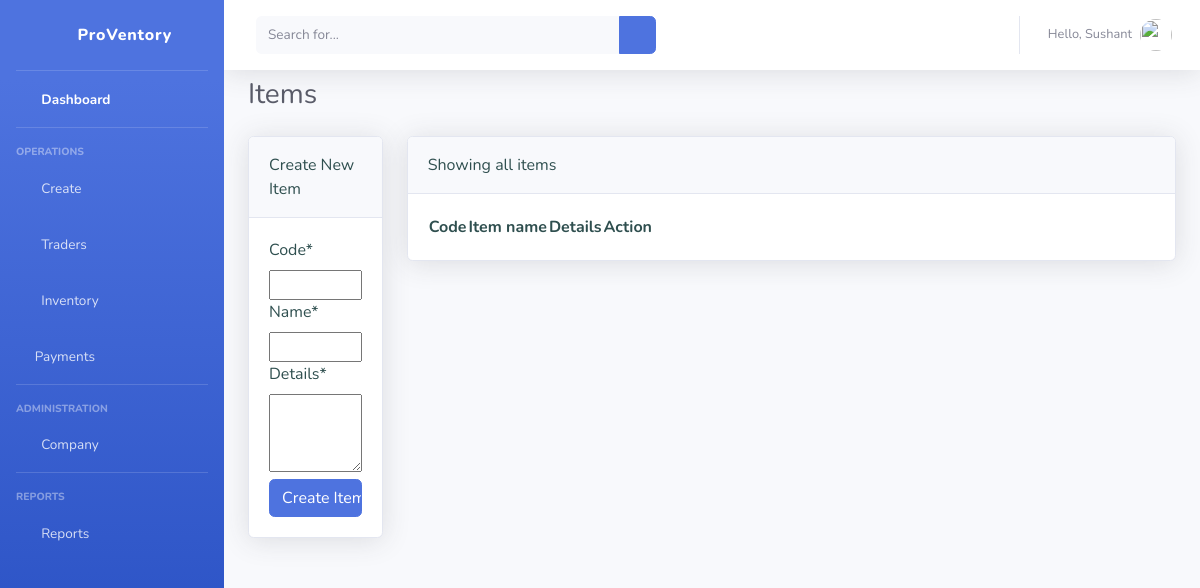
Before: /view-item/ (signed in) with the older database file.
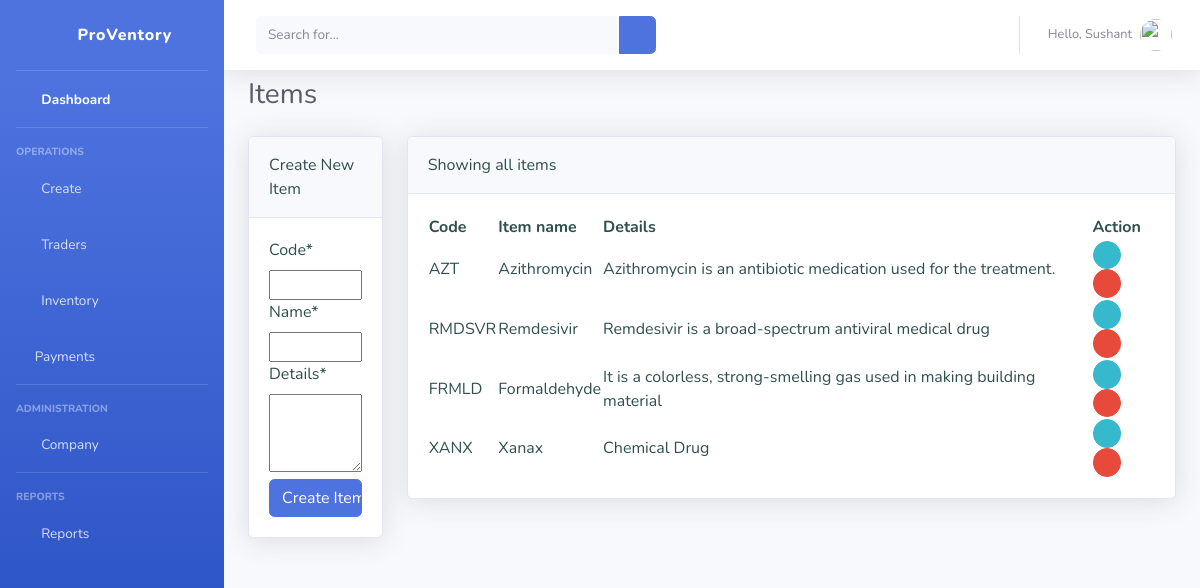
After: the same page with the newer database file.
### dashboard/models.py (models this page shows, shortened)
class Item(models.Model):
    name = models.CharField(max_length=30, null=True)
    code = models.CharField(max_length=20, null=True, unique=True)
    details = models.CharField(max_length=80, null=True)

### dashboard/views.py (the view)
# urls.py: path('view-item/', views.viewItem, name='view-item'),
@login_required(login_url='login')
def viewItem(request):
    pageTitle = "Items | ProVentory - IMS"
    pageHeading = "Items"
    createButtonText = "Create new item"
    items = Item.objects.all()
    if request.method == "POST":
        form = ItemForm(request.POST)
        if form.is_valid():
            form.save()
            messages.success(request, "Item added successfully")
            return redirect('view-item')
        else:
            if form.errors:
                for err in form.errors:
                    messages.error(request, cleanhtml(str(form.errors[err])))
            return redirect('view-item')
    else:
        form = ItemForm()
    context = {
        "title": pageTitle,
        "heading": pageHeading,
        "createButtonText": createButtonText,
        "form": form,
        "items": items,
    }
    return render(request, "dashboard/view-item.html", context)

### dashboard/forms.py
class ItemForm(forms.ModelForm):
    def __init__(self, *args, **kwargs):
        super(ItemForm, self).__init__(*args, **kwargs)
        self.fields['code'].widget.attrs['style'] = "width:100%"
        self.fields['name'].widget.attrs['style'] = "width:100%"
        self.fields['details'].widget.attrs['style'] = "width:100%"
    class Meta:
        model = Item
        fields = ['code', 'name', 'details']
        widgets = {
            'details': Textarea(attrs={'cols': 20, 'rows': 3}),
        }

### templates/dashboard/view-item.html (shortened to what this page needs)
{% extends 'partials/base.html' %}
{% load crispy_forms_tags %}
{% load static %}
{% block pageheading %} {{ heading }} {% endblock %}
{%block content %}
{% if user.is_authenticated and user.is_staff %}
<div class="row">
    <div class="col-md-2">
        <div class="card shadow mb-4">
            <div class="card-header py-3">
                Create New Item
            </div>
            <div class="card-body">
                <form method="POST">
                    {{ form|crispy }}
                    <input class="btn btn-primary btn-block" type="submit" value="Create Item">
                </form>
            </div>
        </div>
    </div>
    <div class="col-md-10">
        <div class="card shadow mb-4">
            <div class="card-header py-3">
                Showing all items
            </div>
            <div class="card-body">
                <table id="itemtable" class="display">
            <thead>
            <tr>
                <th>
                    Code
                </th>
                <th>
                    Item name
                </th>
                <th>
                    Details
                </th>
                <th>
                    Action
                </th>
            </tr>
            </thead>
            <tbody>
            {% for item in items %}
            <tr>
                <td>{{ item.code }}</td>
                <td>{{ item.name }}</td>
                <td>{{ item.details }}</td>
                <td>
                    <a href="{% url 'update-item' item.id %}" class="btn btn-info btn-circle btn-sm"><i class="fas fa-pen"></i></a>
                    <a href="{% url 'delete-item' item.id %}" class="btn btn-danger btn-circle btn-sm"><i class="fas fa-trash"></i></a>
                </td>
            </tr>
            {% endfor %}
            </tbody>
        </table>
            </div>
        </div>
    </div>
</div>
{% endif %}
{% endblock %}

### templates/partials/base.html (shortened to what this page needs)
<!DOCTYPE html>
<html lang="en">
{% load static %}
{% load crispy_forms_tags %}
<head>
    <link href="{% static 'dashboard/vendor/fontawesome-free/css/all.min.css' %}" rel="stylesheet" type="text/css">
    <link href="{% static 'dashboard/css/sb-admin-2.min.css' %}" rel="stylesheet">
    <link href="{% static 'dashboard/css/customstyle.css' %}" rel="stylesheet">
    <link rel="stylesheet" type="text/css" href="https://cdn.datatables.net/1.10.25/css/jquery.dataTables.css">
    <link href="https://cdnjs.cloudflare.com/ajax/libs/toastr.js/2.0.1/css/toastr.css" rel="stylesheet"/>
</head>
<body id="page-top">
<div id="wrapper">
    <ul class="navbar-nav bg-gradient-primary sidebar sidebar-dark accordion" id="accordionSidebar">
        <a class="sidebar-brand d-flex align-items-center justify-content-center" href="{% url 'index' %}">
            <div class="sidebar-brand-icon rotate-n-15">
                <i class="fas fa-boxes"></i>
            </div>
            <div class="sidebar-brand-text mx-3">ProVentory</div>
        </a>
        <hr class="sidebar-divider my-0">
        <li class="nav-item active">
            <a class="nav-link" href="{% url 'index' %}">
                <i class="fas fa-fw fa-tachometer-alt"></i>
                <span>Dashboard</span></a>
        </li>
        <hr class="sidebar-divider">
        <div class="sidebar-heading">
            Operations
        </div>
        <li class="nav-item">
            <a class="nav-link collapsed" href="#" data-toggle="collapse" data-target="#collapseOne"
               aria-expanded="true" aria-controls="collapseOne">
                <i class="fas fa-fw fa-plus-circle"></i>
                <span>Create</span>
            </a>
        </li>
        <li class="nav-item">
            <a class="nav-link collapsed" href="#" data-toggle="collapse" data-target="#collapseTwo"
               aria-expanded="true" aria-controls="collapseTwo">
                <i class="fas fa-fw fa-users"></i>
                <span>Traders</span>
            </a>
        </li>
        <li class="nav-item">
            <a class="nav-link collapsed" href="#" data-toggle="collapse" data-target="#collapseUtilities"
               aria-expanded="true" aria-controls="collapseUtilities">
                <i class="fas fa-fw fa-box"></i>
                <span>Inventory</span>
            </a>
        </li>
        <li class="nav-item">
            <a class="nav-link collapsed" href="#" data-toggle="collapse" data-target="#collapsePayments"
               aria-expanded="true" aria-controls="collapsePayments">
                <i class="far fa-money-bill-alt"></i>
                <span>Payments</span>
            </a>
        </li>
        <hr class="sidebar-divider">
        <div class="sidebar-heading">
            Administration
        </div>
        <li class="nav-item">
            <a class="nav-link collapsed" href="#" data-toggle="collapse" data-target="#collapseCompany"
               aria-expanded="true" aria-controls="collapseCompany">
                <i class="fas fa-fw fa-building"></i>
                <span>Company</span>
            </a>
        </li>
        <hr class="sidebar-divider">
        <div class="sidebar-heading">
            Reports
        </div>
        <li class="nav-item">
            <a class="nav-link collapsed" href="#" data-toggle="collapse" data-target="#collapsePages"
               aria-expanded="true" aria-controls="collapsePages">
                <i class="fas fa-fw fa-chart-area"></i>
                <span>Reports</span>
            </a>
        </li>
    </ul>
    <div id="content-wrapper" class="d-flex flex-column">
        <div id="content">
            <nav class="navbar navbar-expand navbar-light bg-white topbar mb-2 static-top shadow">
                <form
                        class="d-none d-sm-inline-block form-inline mr-auto ml-md-3 my-2 my-md-0 mw-100 navbar-search">
                    <div class="input-group">
                        <input type="text" class="form-control bg-light border-0 small" placeholder="Search for..."
                               aria-label="Search" aria-describedby="basic-addon2">
                        <div class="input-group-append">
                            <button class="btn btn-primary" type="button">
                                <i class="fas fa-search fa-sm"></i>
                            </button>
                        </div>
                    </div>
                </form>
                <ul class="navbar-nav ml-auto">
                    <li class="nav-item dropdown no-arrow">
                        <a class="nav-link dropdown-toggle" href="#" id="userDropdown" role="button"
                           data-toggle="dropdown" aria-haspopup="true" aria-expanded="false">
                            <span class="mr-2 d-none d-lg-inline text-gray-600 small">Hello, {{request.user.first_name}}</span>
                            <img class="img-profile rounded-circle"
                                 src="{% static 'dashboard/img/undraw_profile.svg' %}">
                        </a>
                    </li>
                </ul>
            </nav>
            <div class="container-fluid">
                <div class="d-sm-flex align-items-center justify-content-between mb-4">
                    <h1 class="h3 mb-0 text-gray-800">{% block pageheading %} {% endblock %}</h1>
                </div>
                {% block content%} {% endblock %}
            </div>
        </div>
    </div>
</div>
<link rel="stylesheet" type="text/css" href="https://cdn.datatables.net/v/dt/jszip-2.5.0/dt-1.10.25/af-2.3.7/b-1.7.1/b-colvis-1.7.1/b-html5-1.7.1/b-print-1.7.1/cr-1.5.4/date-1.1.0/fc-3.3.3/kt-2.6.2/r-2.2.9/rg-1.1.3/rr-1.2.8/sl-1.3.3/datatables.min.css"/>
</body>
</html>

### dashboard/static/dashboard/css/customstyle.css (style rules this page uses)
body { color:darkslategray; }

Changed rows visible on the page:
added Item: code "AZT", name "Azithromycin", details "Azithromycin is an antibiotic medication used for the treatment."
added Item: code "RMDSVR", name "Remdesivir", details "Remdesivir is a broad-spectrum antiviral medical drug"
added Item: code "FRMLD", name "Formaldehyde", details "It is a colorless, strong-smelling gas used in making building material"
added Item: code "XANX", name "Xanax", details "Chemical Drug"
